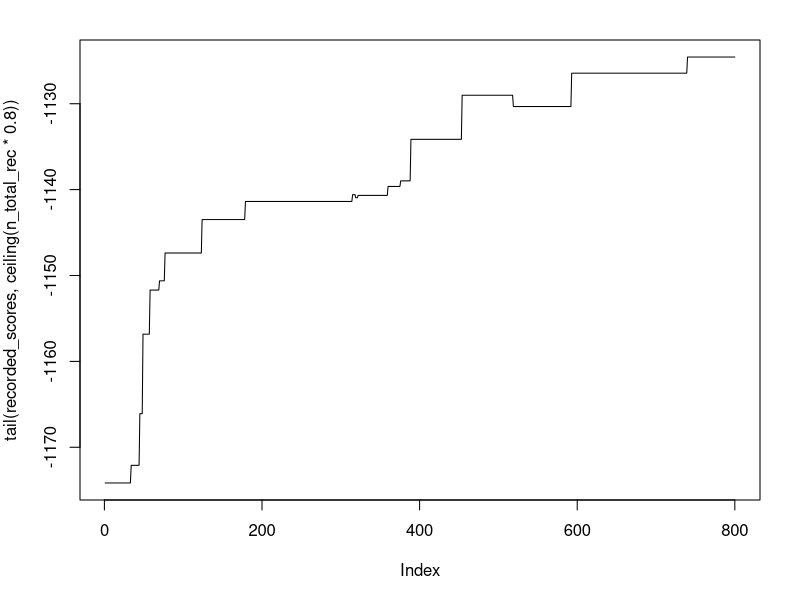
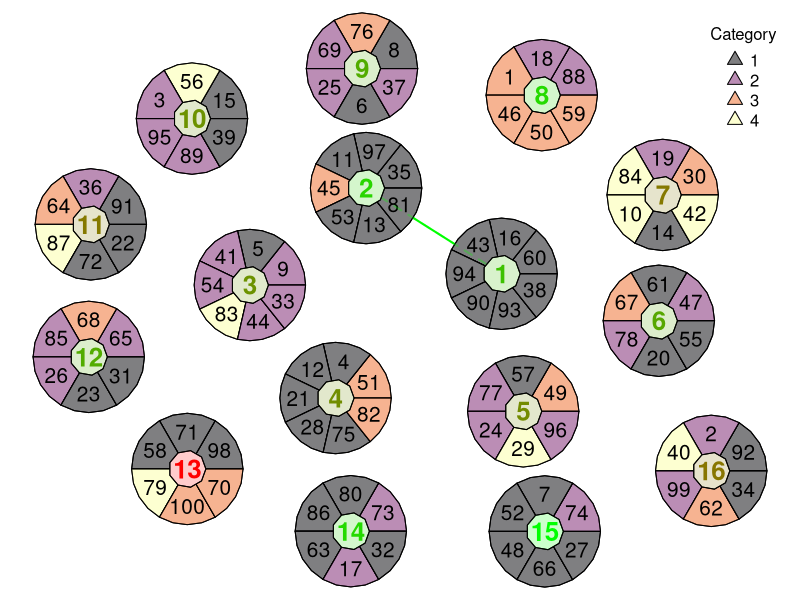

Recreate these plots in R, in order.
#functions
logit <- function(p) log(p / (1-p))
invlogit <- function(x){ out <- exp(x) / (1 + exp(x)); ifelse(is.na(out), 1, out)}
softmax <- function(x){ ex <- exp(x); ex / sum(ex)}
ifelse2 <- function(bool, opt1, opt2){if(bool){return(opt1)}else{return(opt2)}}
polar2cart <- function(t, r){
  if(length(t) == 1 & length(r) == 1){
    return(c(r*cos(t), r * sin(t)))  
  } else if(length(t) == 1){
    return(do.call(rbind, lapply(r, function(ri) polar2cart(t,ri))))
  } else if(length(r) == 1){
    return(do.call(rbind, lapply(t, function(ti) polar2cart(ti,r))))
  } else {
    if(length(t) > length(r)){
      rep(r, times = ceiling(length(t) / length(r)))[1:length(t)]
    } else {
      rep(t, times = ceiling(length(r) / length(t)))[1:length(r)]
    }
    return(do.call(rbind, lapply(1:length(t), function(i) polar2cart(t[i],r[i]))))
  }
}
xyrat <- function(){
  prop <- c(diff(par("usr")[1:2]), diff(par("usr")[3:4])) / par("pin")
  prop[1] / prop[2]
}

penalize_matches <- function(x, match_penalty_matrix){
  sum(match_penalty_matrix[x,x][upper.tri(match_penalty_matrix[x,x])])
}

#can also write function to penalize geography, but this needs all the tables and needs to be written efficiently
#can also incorporate "waypoints" through table indices, eg to get to bathrooms etc. and not just raw dists
penalize_geography <- function(prop_tables_inds, prop_indiv_inds, table_distance_cost, focal_tables, table_closenesses, tables){
    focal_indivs <- t(apply(prop_indiv_inds, 1, function(x) c(focal_tables[[1]][x[1]], focal_tables[[2]][x[2]])))
    compl_tables <- tables[-prop_tables_inds] #cos of symmetry of distance function
    distance_scores <- t(apply(prop_indiv_inds, 1, function(x) sapply(seq_along(x), function(indiv_i){
      penalize_geography_indiv(indiv = x[indiv_i],
                               indiv_table = names(tables[prop_tables_inds[indiv_i]]),
                               compl_tables = compl_tables,
                               table_closenesses = table_closenesses,
                               table_distance_cost = table_distance_cost)
      
    })))
  return(apply(distance_scores, 2, sum))
}

penalize_geography_indiv <- function(indiv, indiv_table, compl_tables, table_closenesses, table_distance_cost){
  sum(sapply(seq_along(compl_tables), function(table_j){
    sum(sapply(compl_tables[[table_j]], function(tj_indiv){
      pair_cost <- table_distance_cost[indiv, tj_indiv]
      dist_tables <- table_closenesses[indiv_table, names(compl_tables[table_j])]
      -pair_cost * dist_tables
    }))
  }))
}

#different objective functions

#want to maximize uniformity
eval_tables <- function(x, vals){
  tabx <- table(vals[x])
  -sum(1-1/(2^tabx)) #geometric series 1/2 + 1/4 + 1/8 etc.
}

#want to maximize spread
eval_tables <- function(x, vals){
  var(vals[x]) 
}

#want to maximize spread *&* uniformity
eval_tables <- function(x, vals){
  -sum(dist(vals[x])^0.5) 
}

#### parameters ####

#seating parameters
n <- 100
ncat <- 4
nseats <- 6
consider_geography <- T
ntables <- max(1, floor(n / nseats))
cat_probs <- gtools::rdirichlet(1, ncat:1^1.5 * 5)
indivs <- data.frame(t(rmultinom(n, 1, cat_probs)))
colnames(indivs) <- paste0("c.", 1:ncat)
indivs$category <- apply(indivs, 1, which.max)

#table locations
sqrt_tabs <- ceiling(sqrt(ntables))
rad <- 0.5

#tables in a grid
xlocs <- floor((1:ntables + 1E-6) %% sqrt_tabs)
ylocs <- sqrt_tabs - ceiling((1:ntables + 1E-6) / sqrt_tabs)

#tables in a spiral
n_circles <- 10
n_gran <- 2000
xylocs <- polar2cart(t = seq(0, n_circles * 2 * pi, length.out = n_gran), 
                     seq(rad, rad * n_circles * 2.25, length.out = n_gran))
ti <- rep(NA, ntables)
ti[1] <- 1
for(i in 2:ntables){
  curr_loc <- xylocs[ti[i-1],]
  new_ti_disp <- min(which(sqrt(apply(t(t(xylocs[(ti[i-1]+1):n_gran,]) - curr_loc)^2, 1, sum)) > (rad*2.25)))
  new_ti <- ti[i-1] + new_ti_disp
  ti[i] <- new_ti
}
xylocs <- xylocs[ti,]
xlocs <- xylocs[,1] + sqrt_tabs / 2
ylocs <- xylocs[,2] + sqrt_tabs / 2

#get distance matrix between tables
table_distances <- as.matrix(dist(xylocs))
# table_distances <- log10(table_distances)
table_distances <- table_distances / max(table_distances)
table_closenesses <- 1 - table_distances
table_closenesses <- table_closenesses^2 #sound travels as a shell propto square of distance

#sampling parameters
logit_scale <- 1
niter <- 0.5E2 * n
n_total_rec <- 1000

#### start & run chain ####
init_match <- ceiling(1:n/nseats)
if(n%%nseats != 0){
  init_match[(ntables*nseats+1):n] <- 1:(n%%nseats)
}
tables <- init_tables <- best_tables <- split(seq_along(init_match), init_match)

#suppose we hate this initial location
match_penalty_matrix <- Reduce("+", lapply(tables, function(x){
  xmat <- diag(n) * -10
  xmat[x,x] <- -10
  xmat
}))

#or maybe we want to cluster similar tables together geographically
table_distance_cost <- (length(unique(indivs$category)) - as.matrix(dist(indivs$category)))
# table_distance_cost <- diag(n)
# table_distance_cost[1,10] <- table_distance_cost[10,1] <- 100
#PROBLEM -- currently, geography draws individuals together instead of pushing them apart

#initialize container variables
recorded_scores <- rep(NA, n_total_rec)
curr_table_score <- sapply(tables, eval_tables, vals = indivs$category) +
  sapply(tables, penalize_matches, match_penalty_matrix = match_penalty_matrix)
if(consider_geography){
  curr_table_score <- curr_table_score + sapply(1:ntables, function(table_i){
    sum(sapply(seq_along(tables[[table_i]]), function(indiv_i){
      sapply((1:ntables)[-table_i], function(table_j){
        penalize_geography_indiv(indiv = best_tables[[table_i]][indiv_i], 
                                 compl_tables = best_tables[table_j], 
                                 indiv_table = names(best_tables[table_i]), 
                                 table_closenesses = table_closenesses,
                                 table_distance_cost = table_distance_cost)
      })
    }))
  })
}
curr_total_score <- sum(curr_table_score)
best_total_score <- curr_total_score
best_tables <- tables

#run chain
for(i in 1:niter){
  if(i %% 100 == 0){print(i)}
  
  #pick tables to swap in proportion to their current score
  # prop_tables_inds <- sample(1:ntables, 2, replace = F, prob = rep(1/ntables, ntables))
  curr_table_score_std <- max(curr_table_score) - curr_table_score
  curr_table_score_std <- curr_table_score_std / max(curr_table_score_std)
  prop_tables_inds <- sample(1:ntables, 2, replace = F, prob = softmax(curr_table_score_std))
  
  max_possible_swap <- min(sapply(tables[prop_tables_inds], length)) - 1
  n_indiv_to_swap <- sample(1:max_possible_swap, size = 1, prob = dexp(1:max_possible_swap, rate = 0.4))
  
  prop_indiv_inds <- cbind(sample(1:length(tables[[prop_tables_inds[1]]]), n_indiv_to_swap), 
                       sample(1:length(tables[[prop_tables_inds[2]]]), n_indiv_to_swap))
  
  curr_tables <- prop_tables <- list(
                      tables[[prop_tables_inds[1]]],
                      tables[[prop_tables_inds[2]]]
                      )
  
  for(swap_i in 1:n_indiv_to_swap){
    prop_tables[[1]][prop_indiv_inds[swap_i, 1]] <- curr_tables[[2]][prop_indiv_inds[swap_i, 2]]
    prop_tables[[2]][prop_indiv_inds[swap_i, 2]] <- curr_tables[[1]][prop_indiv_inds[swap_i, 1]]  
  }
  
  # if(consider_geography){
  #   curr_subtable_score <- sapply(curr_tables, eval_tables, vals = indivs$category) +
  #     sapply(curr_tables, penalize_matches, match_penalty_matrix = match_penalty_matrix) +
  #     penalize_geography(prop_tables_inds = prop_tables_inds, prop_indiv_inds = prop_indiv_inds,
  #                        table_distance_cost = table_distance_cost, focal_tables = curr_tables,
  #                        table_closenesses = table_closenesses, tables = tables)    
  # } else {
  #  curr_subtable_score <- curr_table_score[prop_tables_inds]  
  # }
  
  curr_subtable_score <- curr_table_score[prop_tables_inds] 

  prop_subtable_score <- sapply(prop_tables, eval_tables, vals = indivs$category) +
    sapply(prop_tables, penalize_matches, match_penalty_matrix = match_penalty_matrix) +
    ifelse2(consider_geography,
      penalize_geography(prop_tables_inds = prop_tables_inds, prop_indiv_inds = prop_indiv_inds,
                         table_distance_cost = table_distance_cost, focal_tables = prop_tables,
                         table_closenesses = table_closenesses, tables = tables),
    0)
  
  diff_subtable_score <- prop_subtable_score - curr_subtable_score
  diff_score <- sum(diff_subtable_score)
  
  prob_swap <- invlogit(diff_score * logit_scale)
  swap <- sample(c(T,F), 1, prob = c(prob_swap, 1-prob_swap))
  if(swap){
    tables[[prop_tables_inds[1]]] <- prop_tables[[1]]
    tables[[prop_tables_inds[2]]] <- prop_tables[[2]]
    curr_total_score <- curr_total_score + diff_score
    curr_table_score[prop_tables_inds] <- curr_table_score[prop_tables_inds] + diff_subtable_score
    if(curr_total_score > best_total_score){
      best_total_score <- curr_total_score
      best_tables <- tables
    }
  }
  
  if(i %% floor(niter / n_total_rec) == 1){
    rec_ind <- floor(i / floor(niter / n_total_rec)) + 1
    recorded_scores[rec_ind] <- curr_total_score
  }
  
}

#quick check of success
par(mar = c(5,4,2,2))
plot(tail(recorded_scores, ceiling(n_total_rec * 0.8)), type = "l")
mean(sapply(init_tables, function(x) length(table(indivs$category[x]))))
mean(sapply(best_tables, function(x) length(table(indivs$category[x]))))

#### now optimize seating *within* each table ####

#### visualize ####

#plot params
person_cols <- viridisLite::inferno(ncat, alpha = 0.5)
table_cols <- colorRampPalette(c("red", "green"))(100)
plot_table_edges <- T
n_pts_per_wedge <- 5
cex_person <- 125 / n
cex_table <- 25 / ntables 

#table goodness
intratable_compatibilities <- sapply(best_tables, eval_tables, vals = indivs$category) +
  sapply(tables, penalize_matches, match_penalty_matrix = match_penalty_matrix)
intratable_compatibilities_std <- intratable_compatibilities - min(intratable_compatibilities)
intratable_compatibilities_std <- ceiling(((intratable_compatibilities_std / max(intratable_compatibilities_std)) * 0.999 + 0.001) * 100)

#table loc goodness
intertable_compatibilities <- do.call(rbind, lapply(1:(ntables-1), function(table_i){
  c(rep(0, table_i), sapply((table_i+1):ntables, function(table_j){
    mean(sapply(seq_along(best_tables[[table_i]]), function(indiv_i){
      penalize_geography_indiv(indiv = best_tables[[table_i]][indiv_i], 
                               compl_tables = best_tables[table_j], 
                               indiv_table = names(best_tables[table_i]), 
                               table_closenesses = table_closenesses,
                               table_distance_cost = table_distance_cost)
    }))
  }))
}))
intertable_compatibilities <- rbind(intertable_compatibilities, 0) + t(rbind(intertable_compatibilities, 0))
intertable_compatibilities_std <- intertable_compatibilities - min(intertable_compatibilities)
intertable_compatibilities_std <- ceiling(((intertable_compatibilities_std / max(intertable_compatibilities_std)) * 0.999 + 0.001) * 100)
intertable_compatibilities_std <- 101 - intertable_compatibilities_std

edge_thresh <- quantile(intertable_compatibilities[upper.tri(intertable_compatibilities)], 
                        probs = c(0.001, 0.999))
edges_to_plot <- which(((intertable_compatibilities < edge_thresh[1] | 
                         intertable_compatibilities > edge_thresh[2])) &
                         table_distances < quantile(table_distances[upper.tri(table_distances)], probs = 0.1), 
                       arr.ind = T)
edges_to_plot <- edges_to_plot[edges_to_plot[,1] > edges_to_plot[,2],]
if(is.null(nrow(edges_to_plot))){edges_to_plot <- cbind(edges_to_plot[1], edges_to_plot[2])}



# a = sapply(seq_along(best_tables), function(table_i){
#   sapply(seq_along(best_tables), function(table_j){
#     mean(sapply(seq_along(best_tables[[table_i]]), function(indiv_i){
#       penalize_geography_indiv(indiv = best_tables[[table_i]][indiv_i], 
#                                compl_tables = best_tables[table_j], 
#                                indiv_table = names(best_tables[table_i]), 
#                                table_closenesses = table_closenesses,
#                                table_distance_cost = indiv_penalty_matrix)
#     }))
#   })
# })


#now do the actual plotting
par(mar = rep(1,4))
plot(NULL, xaxt="n",yaxt="n",bty="n",pch="",ylab="",xlab="", main="", sub="",
     xlim = range(xlocs) + c(-rad/2, rad/2), ylim = range(ylocs) + c(-rad/2, rad/2))
# lines(xylocs + sqrt_tabs/2, xpd = NA)

#initial edges
if(length(edges_to_plot) != 0){
  for(k in 1:nrow(edges_to_plot)){
    i <- edges_to_plot[k,1]
    j <- edges_to_plot[k,2]
    segments(x0 = xlocs[i], y0 = ylocs[i], x1 = xlocs[j], y1 = ylocs[j],
             col = table_cols[intertable_compatibilities_std[i, j]], lwd = 2)
  }
}


#now the nodes
for(i in 1:ntables){
  xloc <- xlocs[i]
  yloc <- ylocs[i]
  x <- best_tables[[i]]
  wedge_angles <- seq(0, 2*pi, length.out = length(x) + 1)
  table_degrees <- polar2cart(seq(0, 2*pi, length.out = n_pts_per_wedge * (length(x) + 1)), rad)
  # polygon(x = c(xloc, xloc + wedge_degrees[,1] * xyrat(), xloc),
  #         y = c(yloc, yloc + wedge_degrees[,2], yloc), xpd = NA,
  #         col = person_cols[indivs$category[x[j]]]
  # )
  
  for(j in 1:length(x)){
    wedge_degrees <- polar2cart(seq(wedge_angles[j], wedge_angles[j+1], length.out = n_pts_per_wedge), rad)
    polygon(x = c(xloc, xloc + wedge_degrees[,1] * xyrat(), xloc),
            y = c(yloc, yloc + wedge_degrees[,2], yloc), xpd = NA,
            col = "white"
    ) #<--- inefficient, move to commented code above
    polygon(x = c(xloc, xloc + wedge_degrees[,1] * xyrat(), xloc),
            y = c(yloc, yloc + wedge_degrees[,2], yloc), xpd = NA,
            col = person_cols[indivs$category[x[j]]]
    )
    text(labels = x[j], 
         x = xloc + polar2cart(mean(c(wedge_angles[j], wedge_angles[j+1])), rad / 1.5)[1] * xyrat(),
         y = yloc + polar2cart(mean(c(wedge_angles[j], wedge_angles[j+1])), rad / 1.5)[2],
         cex = cex_person, xpd = NA)
  }
}

#plot the edges
if(length(edges_to_plot) != 0){
  for(k in 1:nrow(edges_to_plot)){
    i <- edges_to_plot[k,1]
    j <- edges_to_plot[k,2]
    segments(x0 = xlocs[i], y0 = ylocs[i], x1 = xlocs[j], y1 = ylocs[j],
             col = adjustcolor(table_cols[intertable_compatibilities_std[i, j]], 0.3),
             lty = 2, lwd = 2)
  }
}

#plot the table labels
for(i in 1:ntables){
  xloc <- xlocs[i]
  yloc <- ylocs[i]
  x <- best_tables[[i]]
  lab_wedge_degrees <- polar2cart(seq(0, 2*pi, length.out = 10), rad / 3)
  polygon(x = xloc + lab_wedge_degrees[,1] * xyrat(),
          y = yloc + lab_wedge_degrees[,2], xpd = NA,
          col = "white")
  polygon(x = xloc + lab_wedge_degrees[,1] * xyrat(),
          y = yloc + lab_wedge_degrees[,2], xpd = NA,
          col = adjustcolor(table_cols[intratable_compatibilities_std[i]], 0.2))
  text(xloc, yloc, i, cex = cex_table, font = 2, xpd = NA, col = table_cols[intratable_compatibilities_std[i]])
}
  
legend(x = "topright",
       pt.bg = person_cols, legend = 1:ncat, pch = 24, pt.cex = 1.5, box.lwd = 0, title = "Category")
